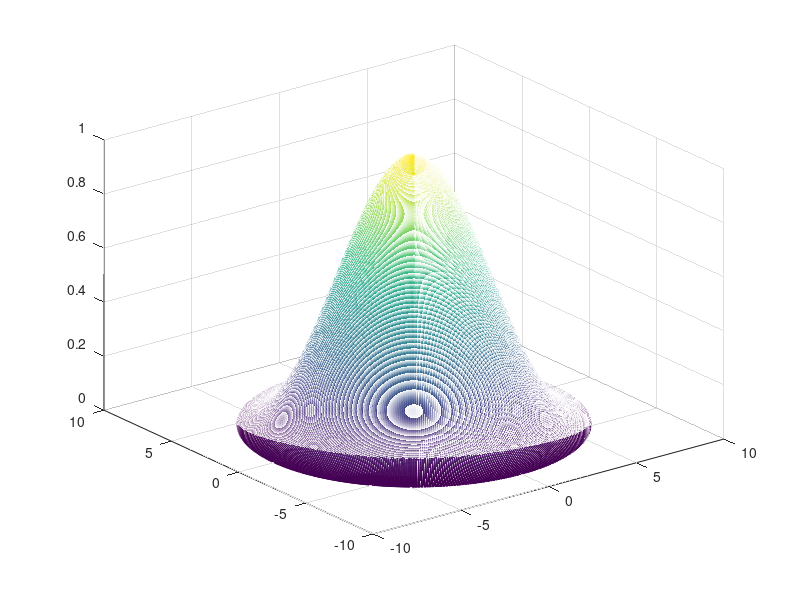
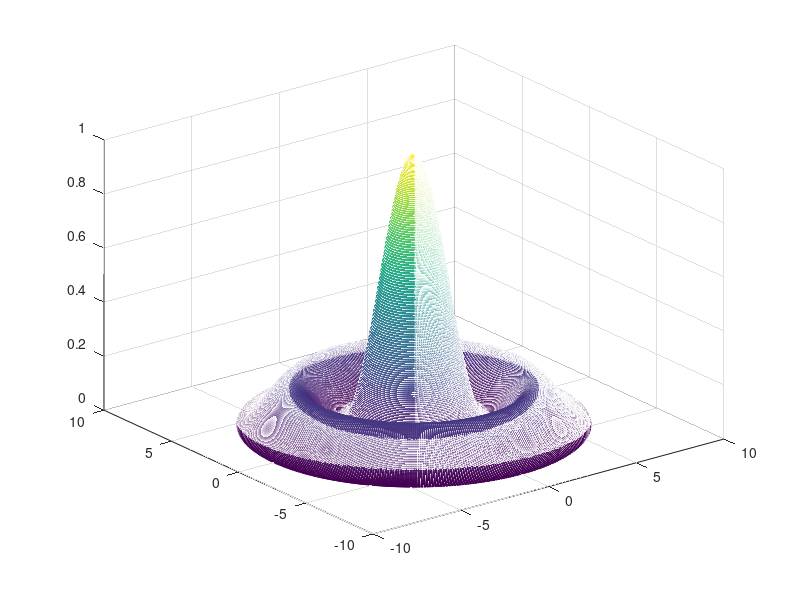
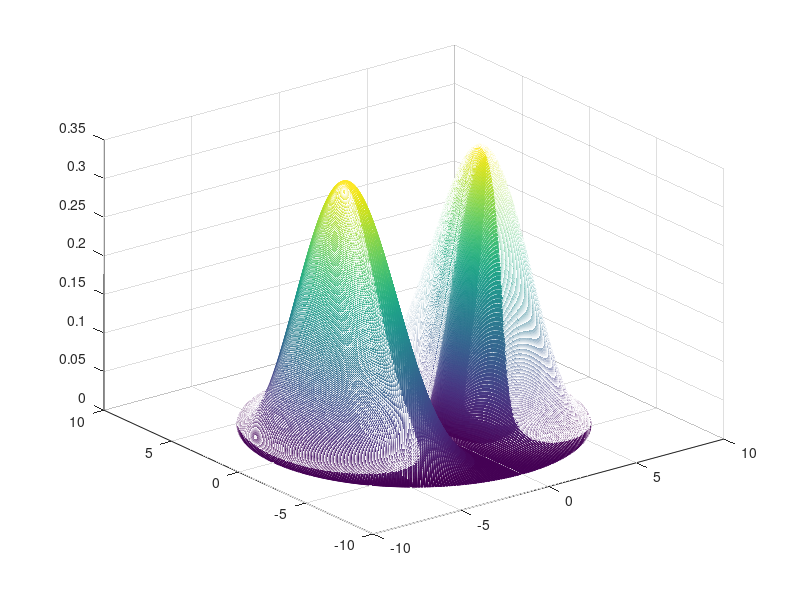
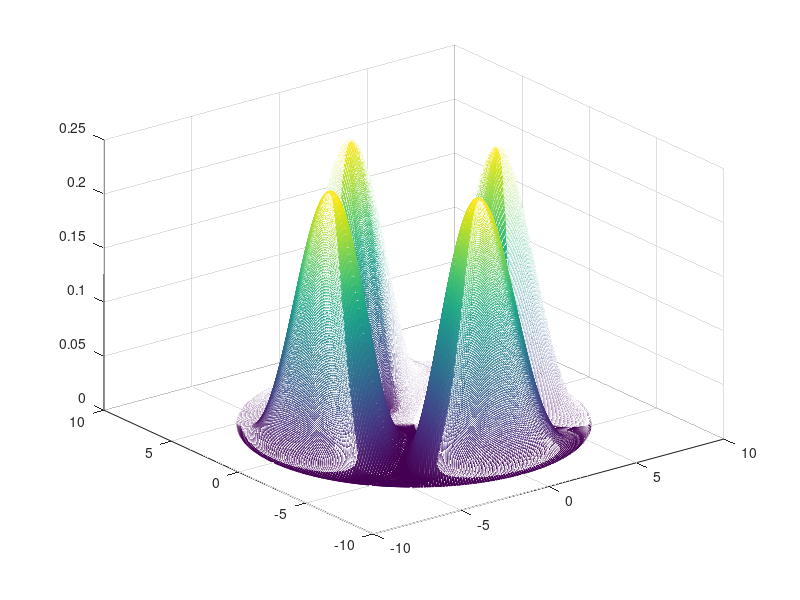

Recreate these plots in MATLAB, in order.
% figure()
% trisurf(TRI,X,Y);
% plot(X_obs,abs(e_field));

a=8;    %diameter
n1=1.45;    %core
n2=1.4;     %cladding
lambda=8.11;
v=(pi*a/lambda)*sqrt(n1^2-n2^2);    %normalized freq
v=4;
%%mesh draw points r & phi
r=linspace(0,a,400);
phi=linspace(0,2*pi,400);
[r,phi]=meshgrid(r,phi);
%%calculate the modes
m0=[];m1=[];m2=[];
for x=1:10
    m0(end+1)=fzero(@(x)besselj(0,x),[x-1 x]*pi);
    if x*pi>v
        break;
    end
end
for x=1:10
    t=fzero(@(x)besselj(1,x),[x-1 x]*pi);
    if t>0
        m1(end+1)=t;
    end
    if x*pi>v
        break;
    end
end
for x=1:10
    t=fzero(@(x)besselj(2,x),[x-1 x]*pi);
    if t>0
        m2(end+1)=t;
    end
    if x*pi>v
        break;
    end
end
%%draw modes for m=0
for i=1:length(m0)
    z=besselj(0,m0(i)*r/a).*cos(0.*phi);
    x=r.*cos(phi);
    y=r.*sin(phi);
    figure
    mesh(x,y,z.^2);
end
%%draw modes for m=1
for i=1:length(m1)
    z=besselj(1,m1(i)*r/a).*cos(1.*phi);
    x=r.*cos(phi);
    y=r.*sin(phi);
    figure
    mesh(x,y,z.^2);
end
%%draw modes for m=2
for i=1:length(m2)
    z=besselj(2,m2(i)*r/a).*cos(2.*phi);
    x=r.*cos(phi);
    y=r.*sin(phi);
    figure
    mesh(x,y,z.^2);
end